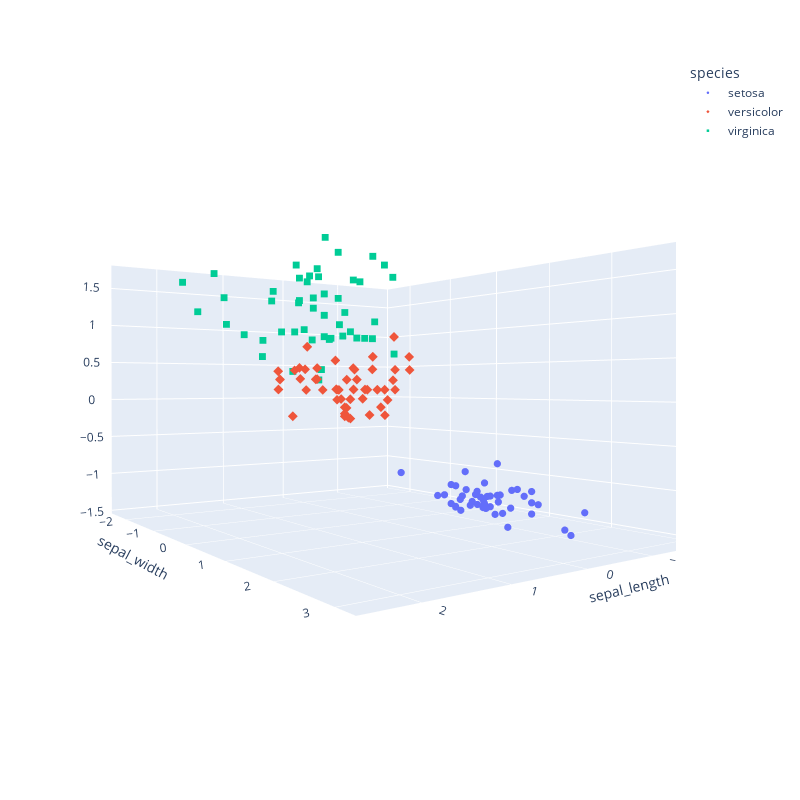

Notebook code cell kept with this figure:
### Markdown cell above
# Before PCA

### Code cell
fig = px.scatter_3d(scaled, x='sepal_length', y='sepal_width', z='petal_width',
              color='species', symbol='species')
fig.update_layout(width=800, height=800)
fig.update_traces(marker=dict(size=2.5))
fig.show()
